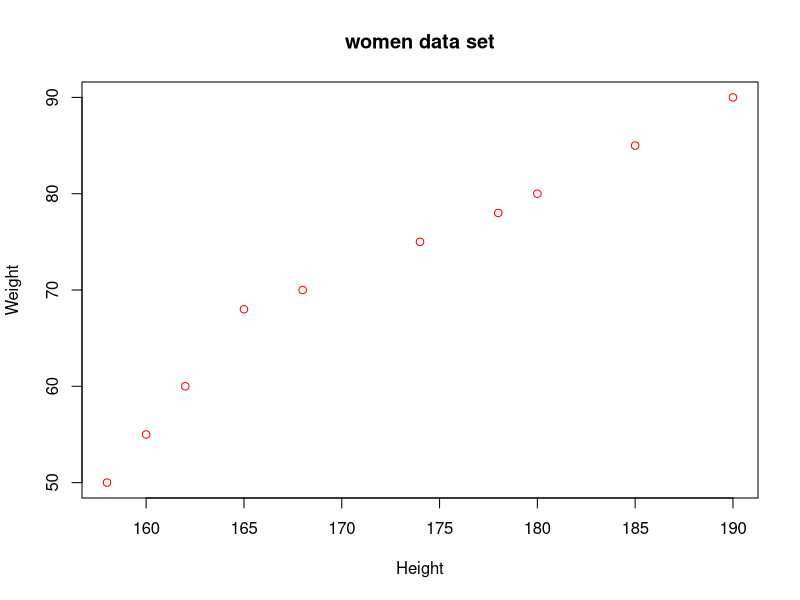

The R source for this figure:
height=c(158,160,162,165,168,174,178,180,185,190)
weight=c(50,55,60,68,70,75,78,80,85,90)
height_cut=cut(height,breaks=c(150,160,170,190),labels=c("short","medium","tall"))
weight_data=data.frame(height,weight,height_cut)
print("Women data set")
print(weight_data)
table(height_cut)
plot(height,weight,main = "women data set",xlab = "Height",ylab = "Weight",col="red")
